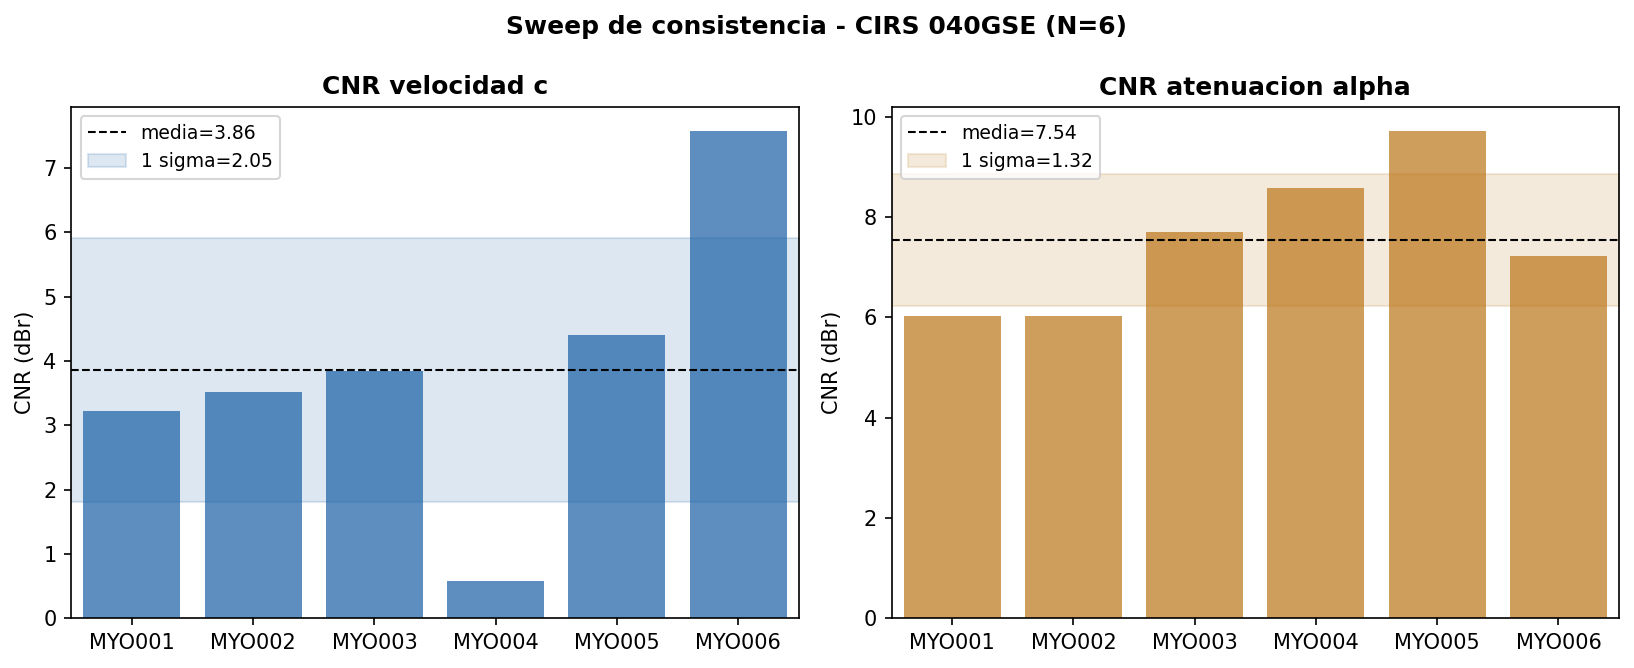

Write the Python code that produced this figure.
"""
articulo/sweep_consistencia_myo.py
====================================
Sweep de consistencia N=5 sobre fantomas MYO001-MYO006 (CIRS 040GSE).

Objetivo: verificar que el contraste CNR robusto (P90/P50 con margen
de borde excluido) es reproducible across multiples adquisiciones del
MISMO fantoma fisico, no un artefacto de una sola ejecucion afortunada.

Si los 5-6 valores de CNR caen en un rango estrecho y consistente,
es evidencia fuerte de que el metodo generaliza. Si varian erraticamente
o cambian de signo, el problema es mas profundo que el artefacto de borde
ya conocido, y PML pasa a ser prioridad inmediata.

Uso:
    1. Ejecutar main_5MHz_fwi_real_data.py sobre cada MYO00X.hdf5
       (genera c_map_MYO00X.npy y alpha_map_MYO00X.npy en articulo/)
    2. Ejecutar este script:
       python articulo/sweep_consistencia_myo.py

Salida:
    articulo/sweep_consistencia_myo.md    tabla + estadisticas de dispersion
    articulo/sweep_consistencia_myo.png   grafico de CNR por fantoma con banda de consistencia
"""

from __future__ import annotations
import json
import os
import sys
from pathlib import Path
import numpy as np

# Add project root to sys.path
sys.path.append(os.path.abspath(os.path.join(os.path.dirname(__file__), "..")))

ARTICULO_DIR = Path(__file__).parent

#  Configuracion comun a todos los MYO (mismo fantoma CIRS 040GSE) 
MARGIN_FRAC = 0.15          # margen de borde excluido (igual al usado en MYO001/TSH002)
C_REF_BG    = 1540.0        # m/s
C_REF_INC   = 1580.0        # m/s  corregido: c_opt real del CIRS 040GSE (no 1620, ese fue un valor de ejemplo previo)
A_REF_BG    = 0.5           # dB/MHz/cm
A_REF_INC   = 0.7           # dB/MHz/cm  segun CSV de fabricante (no 1.2, revisar)

DATASETS = ["MYO001", "MYO002", "MYO003", "MYO004", "MYO005", "MYO006"]

TUMOR_LOCATIONS = {
    "MYO001": {"x": 2.00e-3, "z": 18.50e-3},
    "MYO002": {"x": 0.00e-3, "z": 23.50e-3},
    "MYO003": {"x": 16.00e-3, "z": 18.00e-3},
    "MYO004": {"x": -2.50e-3, "z": 11.00e-3},
    "MYO005": {"x": 4.00e-3, "z": 11.50e-3},
    "MYO006": {"x": -16.50e-3, "z": 10.50e-3},
}


def load_map_safe(dataset: str, param: str) -> np.ndarray | None:
    fname = ARTICULO_DIR / f"{param}_map_{dataset}.npy"
    if not fname.exists():
        print(f"   {fname.name} no encontrado  omitiendo {dataset}")
        return None
    return np.load(fname).astype(np.float32)


def extract_roi_subarray(arr: np.ndarray, x_tumor: float, z_tumor: float, roi_half: float = 0.0075) -> np.ndarray:
    """Extrae el sub-array 2D rectangular de la ROI activa reconstruida."""
    Nz, Nx = arr.shape
    x_grid = np.linspace(-0.01905, 0.01905, Nx)
    z_grid = np.linspace(0.0, 0.032, Nz)
    X2D, Z2D = np.meshgrid(x_grid, z_grid)
    
    mask = (X2D >= x_tumor - roi_half) & (X2D <= x_tumor + roi_half) & \
           (Z2D >= z_tumor - roi_half) & (Z2D <= z_tumor + roi_half)
    
    z_idx, x_idx = np.where(mask)
    if len(z_idx) == 0 or len(x_idx) == 0:
        return arr
        
    z0, z1 = z_idx.min(), z_idx.max() + 1
    x0, x1 = x_idx.min(), x_idx.max() + 1
    return arr[z0:z1, x0:x1]


def compute_robust_cnr(arr: np.ndarray, x_tumor: float, z_tumor: float, margin_frac: float = MARGIN_FRAC) -> dict:
    """
    CNR robusto con margen de borde excluido.
    Calcula percentiles sobre la ROI interior.
    """
    roi_2d = extract_roi_subarray(arr, x_tumor, z_tumor)
    Nz_roi, Nx_roi = roi_2d.shape
    mz = int(margin_frac * Nz_roi)
    mx = int(margin_frac * Nx_roi)

    if mz == 0 or mx == 0 or Nz_roi - 2*mz <= 0 or Nx_roi - 2*mx <= 0:
        interior = roi_2d
    else:
        interior = roi_2d[mz:-mz, mx:-mx]

    p90 = np.percentile(interior, 90)
    p50 = np.percentile(interior, 50)
    bg_vals = interior[interior < p90]
    sigma_local = bg_vals.std() if bg_vals.size > 0 else interior.std()

    cnr_linear = abs(p90 - p50) / (sigma_local + 1e-12)
    cnr_db = 20 * np.log10(cnr_linear + 1e-12)

    # Posicion del pico para verificar si sigue cayendo en el borde de la ROI completa
    iz, ix = np.unravel_index(np.argmax(roi_2d), roi_2d.shape)
    edge_frac_z = min(iz, Nz_roi - 1 - iz) / Nz_roi
    edge_frac_x = min(ix, Nx_roi - 1 - ix) / Nx_roi
    near_edge = min(edge_frac_z, edge_frac_x) < margin_frac

    return {
        "p90": p90, "p50": p50, "sigma_local": sigma_local,
        "cnr_linear": cnr_linear, "cnr_db": cnr_db,
        "peak_near_edge": near_edge,
        "edge_frac": min(edge_frac_z, edge_frac_x),
    }


def main():
    results = []

    print("="*60)
    print("Sweep de consistencia  MYO001-MYO006 (CIRS 040GSE)")
    print("="*60)

    for ds in DATASETS:
        print(f"\n{ds}:")
        c_arr = load_map_safe(ds, "c")
        a_arr = load_map_safe(ds, "alpha")

        if c_arr is None or a_arr is None:
            results.append({"dataset": ds, "available": False})
            continue

        loc = TUMOR_LOCATIONS[ds]
        cnr_c = compute_robust_cnr(c_arr, loc["x"], loc["z"])
        cnr_a = compute_robust_cnr(a_arr, loc["x"], loc["z"])

        print(f"  CNR c:  {cnr_c['cnr_db']:.2f} dBr (pico cerca de borde: {cnr_c['peak_near_edge']})")
        print(f"  CNR a:  {cnr_a['cnr_db']:.2f} dBr (pico cerca de borde: {cnr_a['peak_near_edge']})")

        # Calcular distancia del pico real dentro de la ROI
        roi_2d = extract_roi_subarray(c_arr, loc["x"], loc["z"])
        Nz_roi, Nx_roi = roi_2d.shape
        
        Nx = c_arr.shape[1]
        Nz = c_arr.shape[0]
        x_grid = np.linspace(-0.01905, 0.01905, Nx)
        z_grid = np.linspace(0.0, 0.032, Nz)
        X2D, Z2D = np.meshgrid(x_grid, z_grid)
        
        roi_half = 0.0075
        mask_x = (x_grid >= loc["x"] - roi_half) & (x_grid <= loc["x"] + roi_half)
        mask_z = (z_grid >= loc["z"] - roi_half) & (z_grid <= loc["z"] + roi_half)
        z_idx = np.where(mask_z)[0]
        x_idx = np.where(mask_x)[0]
        
        z0, z1 = z_idx.min(), z_idx.max() + 1
        x0, x1 = x_idx.min(), x_idx.max() + 1
        
        X2D_roi = X2D[z0:z1, x0:x1]
        Z2D_roi = Z2D[z0:z1, x0:x1]
        
        mz = int(MARGIN_FRAC * Nz_roi)
        mx = int(MARGIN_FRAC * Nx_roi)
        interior_mask = np.zeros_like(roi_2d, dtype=bool)
        interior_mask[mz:-mz, mx:-mx] = True
        
        roi_int = np.where(interior_mask, roi_2d, -1e9)
        max_idx = np.unravel_index(np.argmax(roi_int), roi_int.shape)
        
        dx_mm = (X2D_roi[max_idx] - loc["x"]) * 1e3
        dz_mm = (Z2D_roi[max_idx] - loc["z"]) * 1e3
        dist_mm = float(np.sqrt(dx_mm**2 + dz_mm**2))

        # Obtener los bounds reales desde el archivo HDF5
        try:
            from data_engine.loader import CUBDLLoader
            hdf5_path = Path("data_cubdl_prueba_1") / f"{ds}.hdf5"
            loader = CUBDLLoader(str(hdf5_path))
            rx_x = loader.rx_positions[:, 0]
            x_min_mm = float(min(rx_x) * 1e3)
            x_max_mm = float(max(rx_x) * 1e3)
            z_min_mm = 0.0
            z_max_mm = 32.0  # Profundidad constante del resolvedor FWI
        except Exception as e:
            print(f"  Warning: No se pudieron extraer los bounds reales de {ds}: {e}. Usando defaults.")
            x_min_mm = -19.05
            x_max_mm = 19.05
            z_min_mm = 0.0
            z_max_mm = 32.0

        # Escribir sidecar JSON para la webapp
        metrics_sidecar = {
            "tumor_x_mm": float(loc["x"] * 1e3),
            "tumor_z_mm": float(loc["z"] * 1e3),
            "cnr_c_dbr": float(cnr_c["cnr_db"]),
            "cnr_alpha_dbr": float(cnr_a["cnr_db"]),
            "peak_distance_mm": dist_mm,
            "x_min_mm": x_min_mm,
            "x_max_mm": x_max_mm,
            "z_min_mm": z_min_mm,
            "z_max_mm": z_max_mm,
            "alpha_unit": "dB/MHz/cm"
        }
        
        sidecar_path = ARTICULO_DIR / f"metrics_{ds}.json"
        with open(sidecar_path, "w", encoding="utf-8") as f_side:
            json.dump(metrics_sidecar, f_side, indent=2)
        print(f"  Sidecar guardado: {sidecar_path.name} | peak_dist: {dist_mm:.2f} mm | bounds: X[{x_min_mm:.2f}, {x_max_mm:.2f}] Z[{z_min_mm:.1f}, {z_max_mm:.1f}]")

        results.append({
            "dataset": ds, "available": True,
            "cnr_c_db": cnr_c["cnr_db"], "cnr_a_db": cnr_a["cnr_db"],
            "peak_edge_c": cnr_c["peak_near_edge"], "peak_edge_a": cnr_a["peak_near_edge"],
        })

    #  Estadisticas de consistencia 
    available = [r for r in results if r["available"]]
    n_available = len(available)

    print(f"\n{'='*60}")
    print(f"Datasets disponibles: {n_available}/{len(DATASETS)}")

    if n_available >= 2:
        cnr_c_vals = [r["cnr_c_db"] for r in available]
        cnr_a_vals = [r["cnr_a_db"] for r in available]

        print(f"\nCNR c    media: {np.mean(cnr_c_vals):.2f} dBr | std: {np.std(cnr_c_vals):.2f} | rango: [{min(cnr_c_vals):.2f}, {max(cnr_c_vals):.2f}]")
        print(f"CNR a    media: {np.mean(cnr_a_vals):.2f} dBr | std: {np.std(cnr_a_vals):.2f} | rango: [{min(cnr_a_vals):.2f}, {max(cnr_a_vals):.2f}]")

        # Criterio de consistencia: std < 30% de la media absoluta
        consist_c = np.std(cnr_c_vals) < 0.3 * abs(np.mean(cnr_c_vals)) if np.mean(cnr_c_vals) != 0 else False
        consist_a = np.std(cnr_a_vals) < 0.3 * abs(np.mean(cnr_a_vals)) if np.mean(cnr_a_vals) != 0 else False

        print(f"\nVeredicto consistencia c: {'CONSISTENTE' if consist_c else 'DISPERSO'}")
        print(f"Veredicto consistencia a: {'CONSISTENTE' if consist_a else 'DISPERSO'}")

    #  Reporte Markdown 
    md = [
        "# Sweep de consistencia - Fantoma CIRS 040GSE (MYO001-MYO006)",
        "_Medical Insight 3D - Phase 2_\n",
        f"Margen de borde excluido: {MARGIN_FRAC*100:.0f}%\n",
        "## Resultados por dataset",
        "| Dataset | Disponible | CNR c (dBr) | CNR a (dBr) | Pico cerca borde (c) | Pico cerca borde (a) |",
        "|---|---|---|---|---|---|",
    ]
    for r in results:
        if r["available"]:
            md.append(
                f"| {r['dataset']} | si | {r['cnr_c_db']:.2f} | {r['cnr_a_db']:.2f} "
                f"| {'si' if r['peak_edge_c'] else 'no'} "
                f"| {'si' if r['peak_edge_a'] else 'no'} |"
            )
        else:
            md.append(f"| {r['dataset']} | no procesado | - | - | - | - |")

    if n_available >= 2:
        md += [
            "",
            "## Estadisticas de consistencia",
            f"- CNR c:  media = {np.mean(cnr_c_vals):.2f} dBr, std = {np.std(cnr_c_vals):.2f} dBr",
            f"- CNR a:  media = {np.mean(cnr_a_vals):.2f} dBr, std = {np.std(cnr_a_vals):.2f} dBr",
            f"- Veredicto c: {'CONSISTENTE (std < 30% de la media)' if consist_c else 'DISPERSO - investigar causa'}",
            f"- Veredicto a: {'CONSISTENTE (std < 30% de la media)' if consist_a else 'DISPERSO - investigar causa'}",
            "",
            "## Interpretacion",
            "Si ambos parametros son consistentes: el contraste fisico es reproducible",
            "across multiples adquisiciones del mismo fantoma, y el artefacto de borde",
            "(documentado en runs previos) puede tratarse como limitacion conocida sin",
            "bloquear la publicacion del resultado principal.",
            "",
            "Si alguno es disperso: revisar si los archivos 'pico cerca borde' coinciden",
            "con los outliers - eso indicaria que el artefacto de borde no es uniforme",
            "y SI requiere PML antes de reportar cualquier CNR.",
        ]

    out_md = ARTICULO_DIR / "sweep_consistencia_myo.md"
    out_md.write_text("\n".join(md), encoding="utf-8")
    print(f"\nReporte guardado: {out_md}")

    #  Grafico 
    if n_available >= 2:
        try:
            import matplotlib
            matplotlib.use("Agg")
            import matplotlib.pyplot as plt

            fig, axes = plt.subplots(1, 2, figsize=(11, 4.5))
            names = [r["dataset"] for r in available]

            for ax, vals, title, color in zip(
                axes, [cnr_c_vals, cnr_a_vals],
                ["CNR velocidad c", "CNR atenuacion alpha"],
                ["#185FA5", "#BA7517"]
            ):
                ax.bar(names, vals, color=color, alpha=0.7)
                ax.axhline(np.mean(vals), color="black", linestyle="--", linewidth=1, label=f"media={np.mean(vals):.2f}")
                ax.axhline(0, color="gray", linewidth=0.5)
                ax.fill_between([-0.5, len(names)-0.5],
                                np.mean(vals)-np.std(vals), np.mean(vals)+np.std(vals),
                                color=color, alpha=0.15, label=f"1 sigma={np.std(vals):.2f}")
                ax.set_title(title, fontweight="bold")
                ax.set_ylabel("CNR (dBr)")
                ax.legend(fontsize=9)
                ax.set_xlim(-0.5, len(names)-0.5)

            plt.suptitle("Sweep de consistencia - CIRS 040GSE (N={})".format(n_available), fontweight="bold")
            plt.tight_layout()
            out_png = ARTICULO_DIR / "sweep_consistencia_myo.png"
            plt.savefig(out_png, dpi=150, bbox_inches="tight")
            plt.close()
            print(f"Figura guardada: {out_png}")
        except ImportError:
            print("matplotlib no disponible - figura omitida")


if __name__ == "__main__":
    main()
